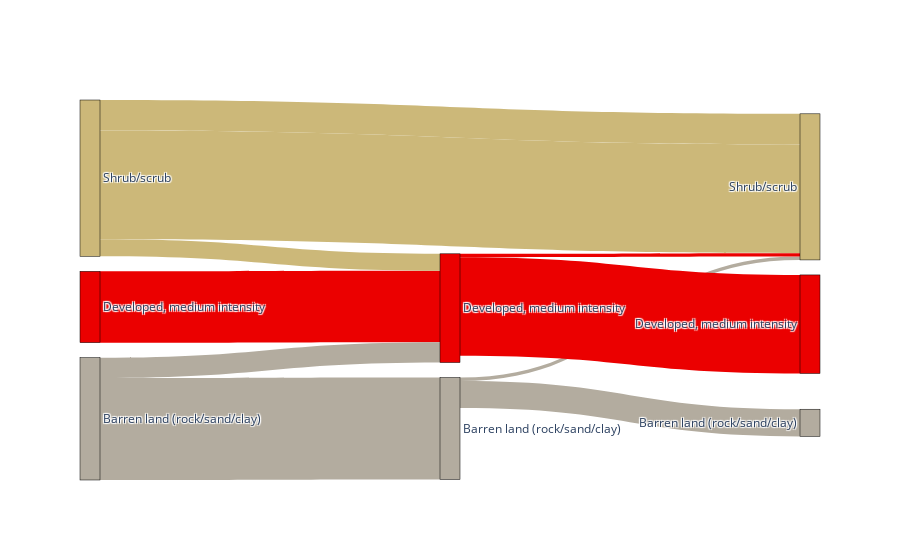

The notebook cell this image was saved under:
### Markdown cell above
### TODO
- Validate the results
- ~~Handle colors for links and nodes~~
- ~~Handle labels for links and nodes~~
- Make max_classes work again
- See if it handles data with different number of source and target classes
- Include an option for normalizing
- Probably sort by starting size (maybe optional)
- Probably other things
- Move this into sankee.core and remove the unused imports from sankee.__init__

### Code cell
vegas = ee.Geometry.Polygon([[[-115.01184401606046, 36.24170785506492],
          [-114.98849806879484, 36.29928186470082],
          [-115.25628981684171, 36.35238941394592],
          [-115.34692702387296, 36.310348922031565],
          [-115.37988600824796, 36.160811202271944],
          [-115.30298171137296, 36.03653336474891],
          [-115.25628981684171, 36.05207884201088],
          [-115.26590285395109, 36.226199908103695],
          [-115.19174513910734, 36.25499793268206]]])

img_list = [ee.Image(f"USGS/NLCD/NLCD2001"), ee.Image(f"USGS/NLCD/NLCD2011"), ee.Image(f"USGS/NLCD/NLCD2016")]
label_list = [2001, 2011, 2016]

dataset = sankee.datasets.nlcd2016

data = sankee.sample(img_list, vegas, dataset, label_list=label_list)
plot = sankee.plot(data, dataset=dataset, max_classes=3)
plot

### Figure 1 — Plotly figure (JSON) as saved in the notebook; plotly's stock layout.template omitted (floating-point values rounded to 4 significant figures)
{"data": [{"link": {"color": ["#eb0000", "#ccb879", "#ccb879", "#b3ac9f", "#b3ac9f", "#ccb879", "#b3ac9f", "#b3ac9f", "#eb0000", "#eb0000"], "customdata": ["100% of Developed, medium intensity became Developed, medium intensity", "36% of Barren land (rock/sand/clay) became Developed, medium intensity", "64% of Barren land (rock/sand/clay) became Barren land (rock/sand/clay)", "17% of Shrub/scrub became Developed, medium intensity", "83% of Shrub/scrub became Shrub/scrub", "100% of Developed, medium intensity became Developed, medium intensity", "11% of Barren land (rock/sand/clay) became Developed, medium intensity", "89% of Barren land (rock/sand/clay) became Barren land (rock/sand/clay)", "3% of Shrub/scrub became Developed, medium intensity", "97% of Shrub/scrub became Shrub/scrub"], "hovertemplate": "%{customdata} <extra></extra>", "source": [0, 2, 2, 1, 1, 2, 4, 4, 3, 3], "target": [3, 3, 5, 3, 4, 5, 5, 7, 5, 6], "value": [21, 5, 9, 6, 30, 32, 1, 8, 1, 29]}, "node": {"color": ["#eb0000", "#b3ac9f", "#ccb879", "#eb0000", "#b3ac9f", "#ccb879", "#eb0000", "#b3ac9f", "#ccb879", "#eb0000", "#b3ac9f", "#ccb879"], "customdata": ["2001", "2001", "2001", "2011", "2011", "2011", "2016", "2016", "2016"], "hovertemplate": "%{customdata}<extra></extra>", "label": ["Developed, medium intensity", "Barren land (rock/sand/clay)", "Shrub/scrub", "Developed, medium intensity", "Barren land (rock/sand/clay)", "Shrub/scrub", "Developed, medium intensity", "Barren land (rock/sand/clay)", "Shrub/scrub", "Developed, medium intensity", "Barren land (rock/sand/clay)", "Shrub/scrub"], "line": {"color": "black", "width": 0.5}, "pad": 15, "thickness": 20}, "type": "sankey"}], "layout": {}}
